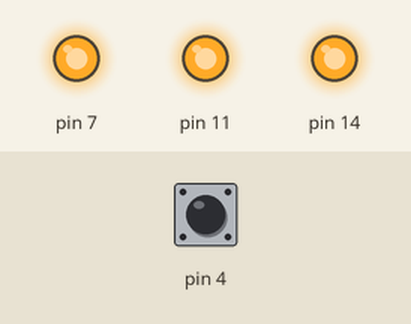
Simulated run of this sketch. Board: Arduino Uno, built with avr-gcc and run on an emulated ATmega328P. Shown: output pins drawn as LEDs (lit = HIGH). Dashed ring = blinking. The inputs (shaded band) are chosen by the test bench; at power-on: pin 4 HIGH. Random numbers use the default seed unless the sketch sets one.

Above: at 1.2 s.
1.3 s: pin 4 pulled LOW for 0.15 s
At 2.79 s:
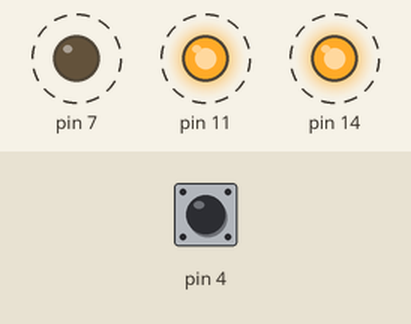
4.3 s: pin 4 pulled LOW for 1 s
At 5.0 s:
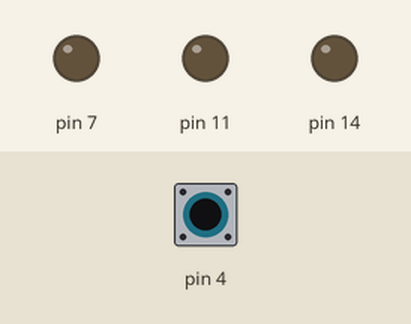
6.8 s: pin 4 pulled LOW for 3.2 s
At 7.2 s:
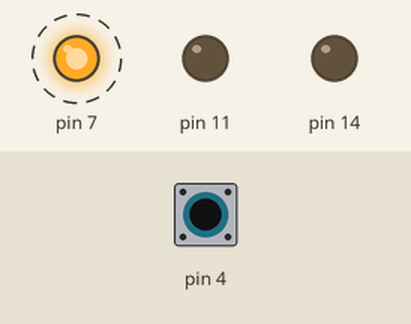
Timing chart, 0 to 17.5 s (numbered marks = the images above; inputs shaded):
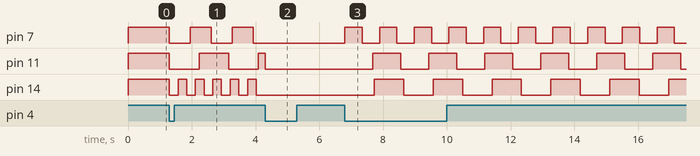

Measured:
- after the input at 1.3 s, pin 7: alternates HIGH for 0.66 s and LOW for 0.66 s, starting at once; pin 11: alternates HIGH for 0.93 s and LOW for 0.93 s, starting at once; pin 14: alternates HIGH for 0.27 s and LOW for 0.27 s, starting at once
- after the input at 6.8 s, pin 7: alternates HIGH for 0.54 s and LOW for 0.54 s, starting at once; pin 11: alternates HIGH for 0.88 s and LOW for 0.88 s, starting after 0.88 s; pin 14: alternates HIGH for 0.92 s and LOW for 0.92 s, starting after 0.92 s

The sketch:

dual_of_button_blinks.ino
```cpp
#include "blinky.h"

LED led0(7); // Create an LED object attached to pin 7
LED led1(11); // Create an LED object attached to pin 11
LED led2(14); // Create an LED object attached to pin 14
bool lightOn = false;
bool pressed;
bool pressedLast = false;
bool edge = false;

void setup() {
  Serial.begin(9600);
  pinMode(4, INPUT_PULLUP);
}

void loop() {
  unsigned long currentMillis = millis();
  pressed = not(digitalRead(4));
  if (pressed && !pressedLast) {
    edge = true;
  }

  if (lightOn && edge) {
    led0.turnOff();
    led1.turnOff();
    led2.turnOff();
    lightOn = false;

  }

  else if (!lightOn && edge) {
    led0.changeInterval();
    led1.changeInterval();
    led2.changeInterval();
    lightOn = true;
  }

  if (lightOn) {
    led0.check(currentMillis);
    led1.check(currentMillis);
    led2.check(currentMillis);
  }

  pressedLast = pressed;
  edge = false;
}
```

blinky.cpp
```cpp
// CPP File - where the class is defined (also called implementation)
#include "blinky.h"

LED::LED(int pin) {
  this -> pin = pin;
  interval = random(1000);
  state = HIGH;
  previousMillis = millis();
  pinMode(pin, OUTPUT);
  digitalWrite(pin, state);
}

void LED::changeInterval() {
  interval = random(1000);
}

void LED::turnOff() {
  digitalWrite(pin, LOW);
}

void LED::updateState() {
  if (state == LOW) {
    state = HIGH;
  }
  else {
    state = LOW;
  }
  digitalWrite(pin, state);
}


void LED::check(unsigned long currentMillis) {
  if (currentMillis - previousMillis >= interval) {
    previousMillis = currentMillis;
    this -> updateState();
  }
}
```

blinky.h
```cpp
// Header files - where the class is declared
//              - where the functions and variables are defined
#ifndef LED_h
#define LED_h

#include <Arduino.h> // Core library that contains all of Arduino's built-in functions

class LED {
  private:
    int pin;
    int interval;
    int state;
    unsigned long previousMillis;

  public:
    LED(int pin);
    void changeInterval();
    void turnOff();
    void updateState();
    void check(unsigned long currentMillis);
};

#endif
```
